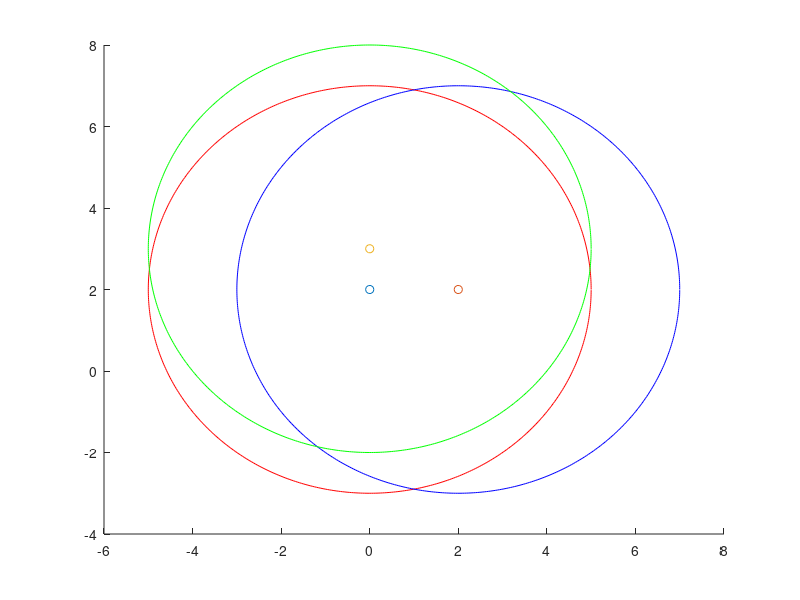

Recreate this plot in MATLAB. (Note: this script raises an error after producing the figure.)
clc;
clear;
clf;

node1 = [0,2,5];
node2 = [2,2,5];
node3 = [0,3,5];

hold on;
% [x,y] = Triangulate(node1(1),node1(2),node1(3), ...
%     node2(1),node2(2),node2(3), ...
%     node3(1),node3(2),node3(3));
% 
scatter(node1(1),node1(2),'red')
scatter(node2(1),node2(2),'blue')
scatter(node3(1),node3(2),'green')

ang = 0:0.01:2*pi;
xp = node1(3)*cos(ang);
yp = node1(3)*sin(ang);        
plot(node1(1)+xp, node1(2)+yp,'red')

xp = node2(3)*cos(ang);
yp = node2(3)*sin(ang);        
plot(node2(1)+xp, node2(2)+yp,'blue')

xp = node3(3)*cos(ang);
yp = node3(3)*sin(ang);        
plot(node3(1)+xp, node3(2)+yp,'green')


X = [node1(1:2);node2(1:2);node3(1:2)];
d = [node1(3);node2(3);node3(3)];
b = trilat(X,d)

scatter(b(1),b(2),'black')
